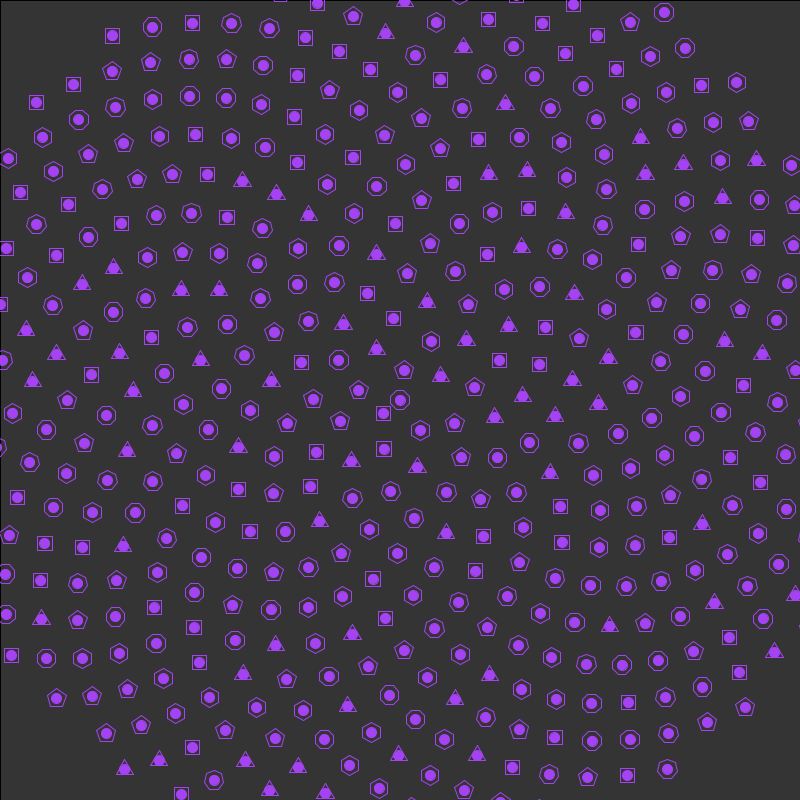
Frame 1 (no input)
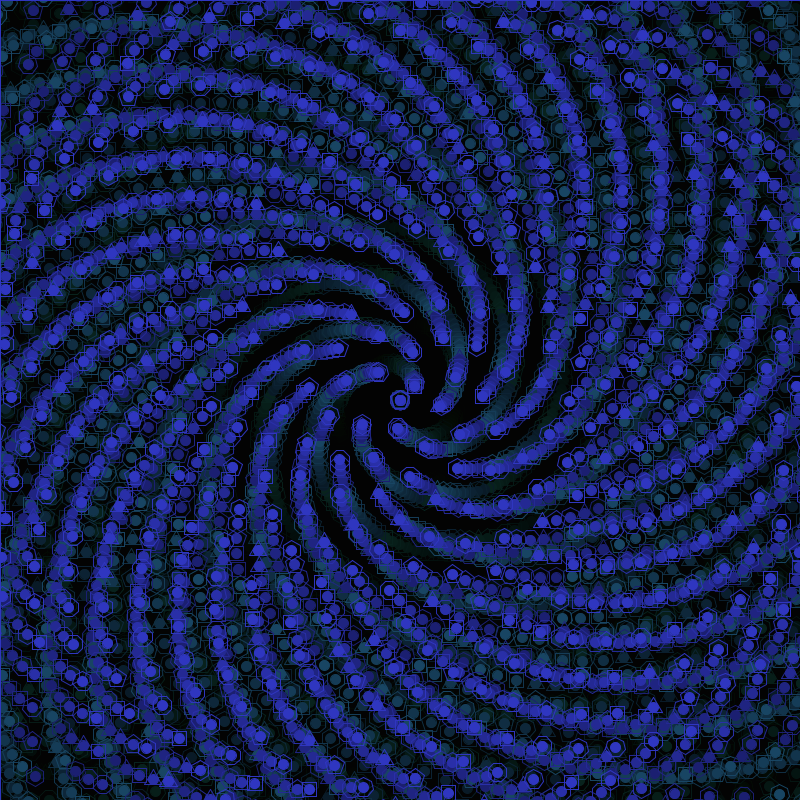
Frame 60 (the mouse pressed at the canvas centre just before this capture)
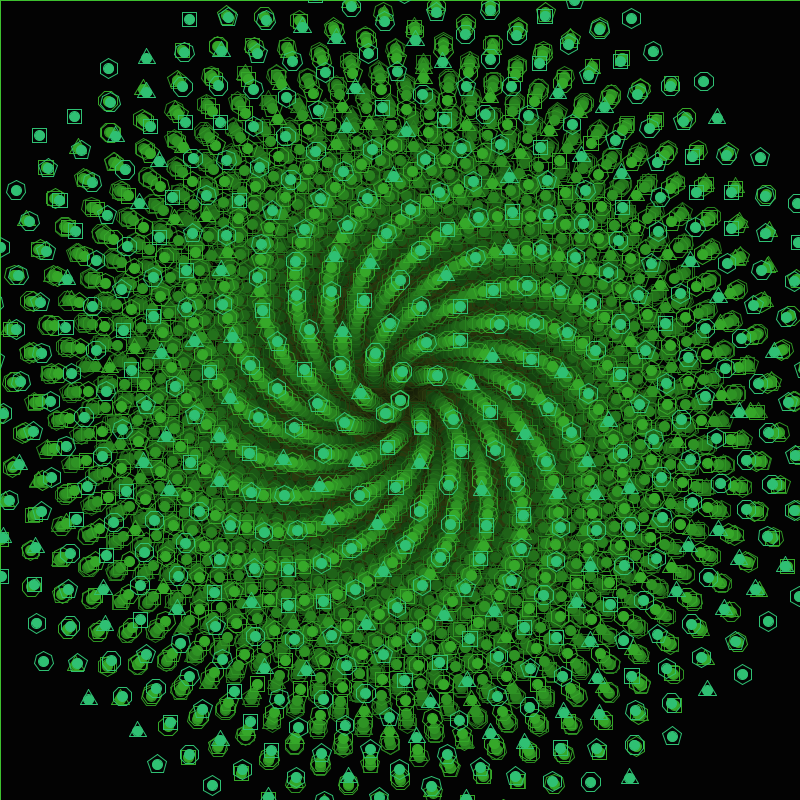
Frame 120 (the mouse held since frame 60 and released just before this capture)

The Processing sketch that drew these frames (run headless with seeded random() and noise(); from frame 60 on, the mouse is pressed at the canvas centre):

// Processing sketch: PolygonSunflower
// ── PolygonSunflower.pde
float _WIDTH = 800;
float _HEIGHT = 800;
float _RADIUS = 10;
float _SCALE = 20;
float _GOLDEN_ANGLE = 2.39996; // in radians
int _MAX = 500;

float centerX = _WIDTH / 2;
float centerY = _HEIGHT / 2;

void setup() {
  size((int) _WIDTH, (int) _HEIGHT);
  background(random(256));
  // noStroke();
  // noLoop();
  strokeWeight(1);
  colorMode(HSB);
  noCursor();
  smooth();
  // frameRate(10);
}


int offset = 0;
color fillColor = color(random(256),random(256),random(256));

void draw() {
  fill(0,32);
  rect(0,0,_HEIGHT,_WIDTH);
  
  float theta;
  offset += 3;
  if ((offset % 8) == 0) {
    fillColor = color(offset % 255,192,192);
  }
//  else if ((offset % 7) == 0) {
//    fillColor = color(0,0,0);
//  }

  for (int n = 0; n < _MAX; n++) { 
    // get theta
    theta = n * _GOLDEN_ANGLE + radians(offset);
    
    // get cartesian coords
    float x = GetX(n, theta, _SCALE * sin(radians(offset)) + _SCALE);
    float y = GetY(n, theta, _SCALE * sin(radians(offset)) + _SCALE);
    
    // draw the ellipse
    stroke(fillColor);
    fill(fillColor);
    ellipse(x,y, _RADIUS, _RADIUS);
    DrawPolygon(x,y,_RADIUS,(int) random(6) + 3,0);
//    DrawStar(x, y, _RADIUS, 0.5, (n % 4) + 3, -0); 
  }
  
}

void mouseMoved() {
  centerX = mouseX;
  centerY = mouseY;
}

// converts polar coordinates to cartesian coordinates 
// appropriate for the _WIDTH, _HEIGHT specified above
float GetX(int n, float theta, float scale) {
  return centerX + scale * sqrt(n) * cos(theta);
}

// same as above, but for Y coordinate.
float GetY(int n, float theta, float scale) {
  return centerY + scale * sqrt(n) * sin(theta);
}

// draws an n-pointed polygon inside a circle of radius r,
// centered at x,y, rotated by theta
void DrawPolygon(float x, float y, float r, int n, float a) {
  float theta = 2 * PI / n;
  float offset;
  if (n % 2 == 0) {
    offset = a + theta / 2;
  } else {
    offset = a - PI / 2;
  }
  
  // set initial points
  float x1 = x + r * cos(offset);
  float y1 = y + r * sin(offset);
  
  // draw the rest of the points
  for (int i = 0; i <= n; i++) {
    // set next points
    float x2 = x + r * cos(offset + i * theta); 
    float y2 = y + r * sin(offset + i * theta);
    
    line(x1,y1,x2,y2);
    
    x1 = x2;
    y1 = y2;
  }  
}

void DrawStar(float x, float y, float r1, float r2, int n, float a) {
  float theta = 2 * PI / n;
  float offset;
  if (n % 2 == 0) {
    offset = a;
  } else {
    offset = a - PI / 2;
  }
  
  // set initial points
  float x1 = x + r1 * cos(offset);
  float y1 = y + r1 * sin(offset);
  
  // draw the rest of the points
  for (int i = 0; i <= n; i++) {
    // set the inside point
    float x_inner = x + r1 * r2 * cos(offset + (i - 0.5) * theta);
    float y_inner = y + r1 * r2 * sin(offset + (i - 0.5) * theta);
    // set next outside points
    float x2 = x + r1 * cos(offset + i * theta); 
    float y2 = y + r1 * sin(offset + i * theta);
    
    line(x1, y1, x_inner, y_inner);
    line(x_inner, y_inner, x2, y2);
    
    x1 = x2;
    y1 = y2;
  }  
}


// ── sunflower.pde
class Sunflower {
  
}
